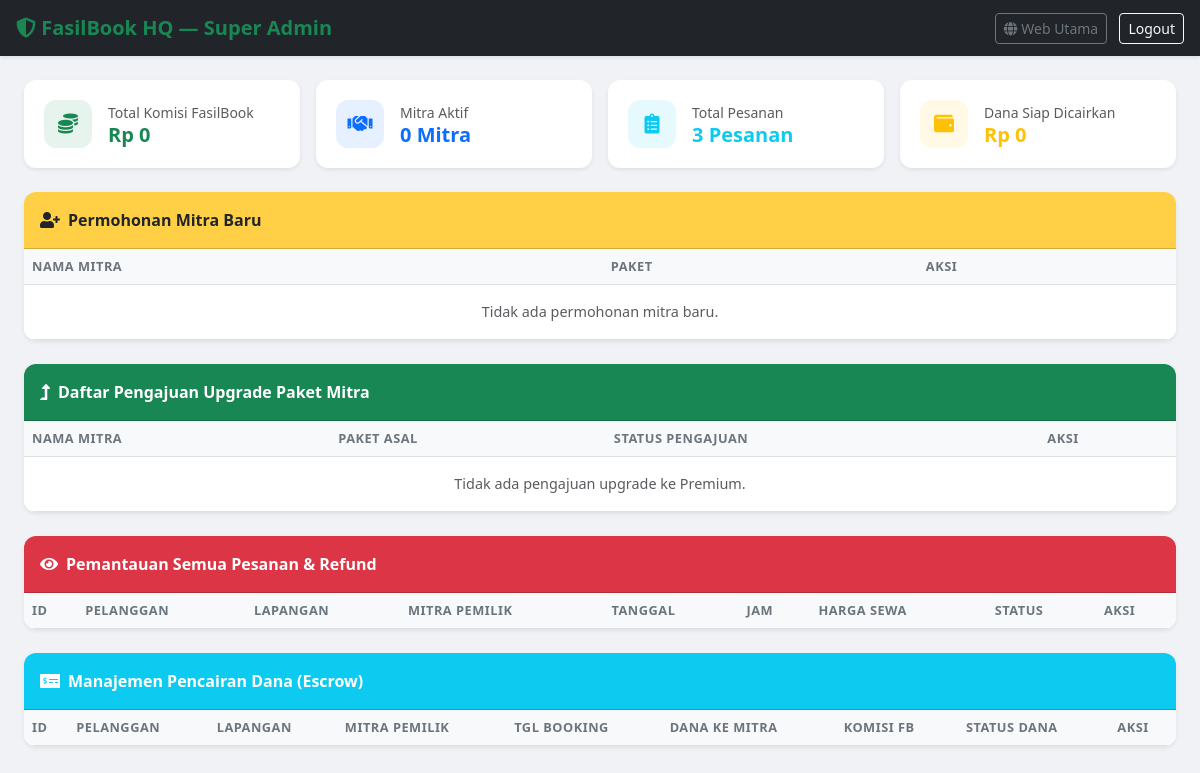
Before: /admin_pusat/dashboard.php (signed in) with the older database file.
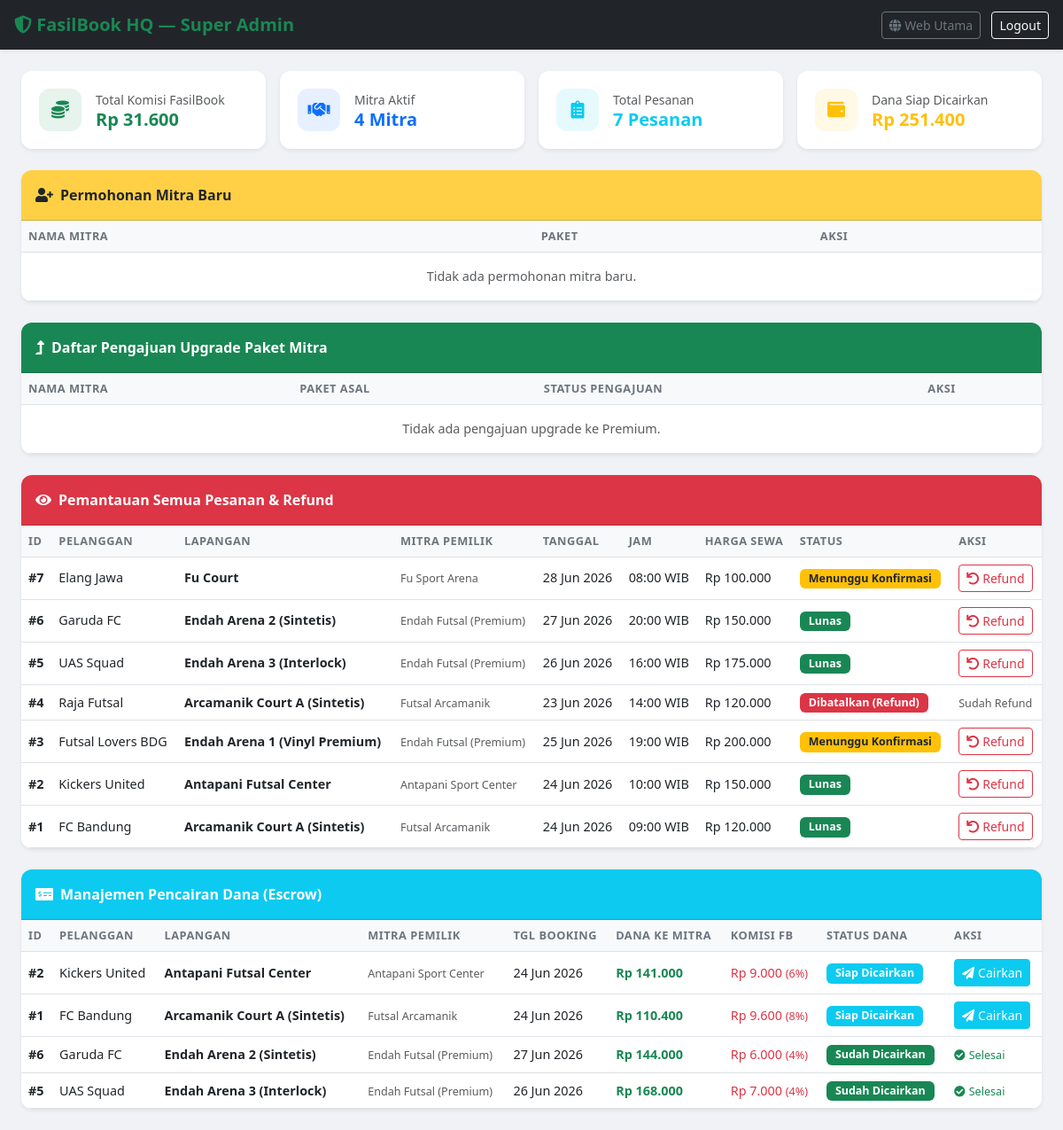
After: the same page with the newer database file.
### tables this page shows
CREATE TABLE `pesanan` (
  `id` int(11) NOT NULL AUTO_INCREMENT,
  `lapangan_id` int(11) NOT NULL,
  `nama_pemesan` varchar(100) NOT NULL,
  `tanggal_booking` date NOT NULL,
  `jam_mulai` time NOT NULL,
  `status_pembayaran` varchar(50) NOT NULL DEFAULT 'Menunggu Konfirmasi',
  `status_dana` varchar(50) NOT NULL DEFAULT 'Ditahan',
  PRIMARY KEY (`id`),
  KEY `lapangan_id` (`lapangan_id`),
  CONSTRAINT `fk_pesanan_lapangan` FOREIGN KEY (`lapangan_id`) REFERENCES `lapangan` (`id`) ON DELETE CASCADE
);

CREATE TABLE `lapangan` (
  `id` int(11) NOT NULL AUTO_INCREMENT,
  `id_mitra` int(11) NOT NULL,
  `nama_lapangan` varchar(100) NOT NULL,
  `lokasi` text NOT NULL,
  `harga_per_jam` int(11) NOT NULL,
  `gambar` varchar(255) NOT NULL,
  PRIMARY KEY (`id`),
  KEY `id_mitra` (`id_mitra`),
  CONSTRAINT `fk_lapangan_mitra` FOREIGN KEY (`id_mitra`) REFERENCES `mitra` (`id`) ON DELETE CASCADE
);

CREATE TABLE `mitra` (
  `id` int(11) NOT NULL AUTO_INCREMENT,
  `nama_mitra` varchar(100) NOT NULL,
  `username` varchar(50) NOT NULL,
  `password` varchar(255) NOT NULL,
  `paket` enum('Starter','Growth','Scale') NOT NULL DEFAULT 'Starter',
  `komisi_persen` int(11) NOT NULL DEFAULT 8,
  `status_akun` varchar(20) NOT NULL DEFAULT 'Aktif',
  PRIMARY KEY (`id`)
);

### admin_pusat/dashboard.php (the view, shortened to what the changed rows need)
<?php
include '../db.php';
$pendapatan = $conn->query("SELECT SUM((l.harga_per_jam * m.komisi_persen) / 100) as total FROM pesanan p JOIN lapangan l ON p.lapangan_id = l.id JOIN mitra m ON l.id_mitra = m.id WHERE p.status_pembayaran = 'Lunas'")->fetch_assoc()['total'] ?? 0;
$total_mitra = $conn->query("SELECT COUNT(id) as total FROM mitra WHERE status_akun = 'Aktif'")->fetch_assoc()['total'];
$total_pesanan = $conn->query("SELECT COUNT(id) as total FROM pesanan")->fetch_assoc()['total'];
$dana_siap_cair = $conn->query("SELECT SUM(l.harga_per_jam - (l.harga_per_jam * m.komisi_persen / 100)) as total FROM pesanan p JOIN lapangan l ON p.lapangan_id = l.id JOIN mitra m ON l.id_mitra = m.id WHERE p.status_dana = 'Siap Dicairkan'")->fetch_assoc()['total'] ?? 0;
?>
<!DOCTYPE html>
<html lang="id">
<head>
    <link href="https://cdn.jsdelivr.net/npm/bootstrap@5.3.0/dist/css/bootstrap.min.css" rel="stylesheet">
    <link href="https://cdnjs.cloudflare.com/ajax/libs/font-awesome/5.10.0/css/all.min.css" rel="stylesheet">
</head>
<body>
    <div class="container-fluid py-4 px-4">
        <div class="row g-3 mb-4">
            <div class="col-md-3">
                <div class="stat-card bg-white shadow-sm">
                    <div class="d-flex align-items-center">
                        <div>
                            <small class="text-muted d-block">Total Komisi FasilBook</small>
                            <h5 class="fw-bold text-success mb-0">Rp <?= number_format($pendapatan,0,',','.') ?></h5>
                        </div>
                    </div>
                </div>
            </div>
            <div class="col-md-3">
                <div class="stat-card bg-white shadow-sm">
                    <div class="d-flex align-items-center">
                        <div>
                            <small class="text-muted d-block">Mitra Aktif</small>
                            <h5 class="fw-bold text-primary mb-0"><?= $total_mitra ?> Mitra</h5>
                        </div>
                    </div>
                </div>
            </div>
            <div class="col-md-3">
                <div class="stat-card bg-white shadow-sm">
                    <div class="d-flex align-items-center">
                        <div>
                            <small class="text-muted d-block">Total Pesanan</small>
                            <h5 class="fw-bold text-info mb-0"><?= $total_pesanan ?> Pesanan</h5>
                        </div>
                    </div>
                </div>
            </div>
            <div class="col-md-3">
                <div class="stat-card bg-white shadow-sm">
                    <div class="d-flex align-items-center">
                        <div>
                            <small class="text-muted d-block">Dana Siap Dicairkan</small>
                            <h5 class="fw-bold text-warning mb-0">Rp <?= number_format($dana_siap_cair,0,',','.') ?></h5>
                        </div>
                    </div>
                </div>
            </div>
        </div>
        <div class="card shadow-sm border-0 mb-4" style="border-radius:12px; overflow:hidden;">
            <div class="table-responsive">
                <table class="table table-hover m-0">
                    <thead class="table-light"><tr><th>Nama Mitra</th><th>Paket</th><th>Aksi</th></tr></thead>
                </table>
            </div>
        </div>
        <div class="card shadow-sm border-0 mb-4" style="border-radius:12px; overflow:hidden;">
            <div class="table-responsive">
                <table class="table table-hover m-0">
                    <thead class="table-light"><tr><th>Nama Mitra</th><th>Paket Asal</th><th>Status Pengajuan</th><th>Aksi</th></tr></thead>
                </table>
            </div>
        </div>
        <div class="card shadow-sm border-0 mb-4" style="border-radius:12px; overflow:hidden;">
            <div class="table-responsive">
                <table class="table table-hover m-0">
                    <thead class="table-light">
                        <tr>
                            <th>ID</th>
                            <th>Pelanggan</th>
                            <th>Lapangan</th>
                            <th>Mitra Pemilik</th>
                            <th>Tanggal</th>
                            <th>Jam</th>
                            <th>Harga Sewa</th>
                            <th>Status</th>
                            <th>Aksi</th>
                        </tr>
                    </thead>
                    <tbody>
                        <?php
                        $all = $conn->query("SELECT p.id, p.nama_pemesan, p.tanggal_booking, p.jam_mulai, p.status_pembayaran,
                                                    l.nama_lapangan, l.harga_per_jam,
                                                    m.nama_mitra
                                             FROM pesanan p
                                             JOIN lapangan l ON p.lapangan_id = l.id
                                             JOIN mitra m ON l.id_mitra = m.id
                                             ORDER BY p.id DESC");
                        while($a = $all->fetch_assoc()) {
                            if ($a['status_pembayaran'] == 'Lunas') {
                                $badge = 'bg-success';
                            } elseif ($a['status_pembayaran'] == 'Menunggu Konfirmasi') {
                                $badge = 'bg-warning text-dark';
                            } else {
                                $badge = 'bg-danger';
                            }
                            echo "<tr>
                                <td class='fw-bold'>#{$a['id']}</td>
                                <td>{$a['nama_pemesan']}</td>
                                <td><span class='fw-semibold'>{$a['nama_lapangan']}</span></td>
                                <td><small class='text-muted'>{$a['nama_mitra']}</small></td>
                                <td>" . date('d M Y', strtotime($a['tanggal_booking'])) . "</td>
                                <td>" . substr($a['jam_mulai'], 0, 5) . " WIB</td>
                                <td>Rp " . number_format($a['harga_per_jam'],0,',','.') . "</td>
                                <td><span class='badge {$badge}'>{$a['status_pembayaran']}</span></td>
                                <td>";
                            if ($a['status_pembayaran'] != 'Dibatalkan (Refund)') {
                                echo "<a href='?refund_pesanan={$a['id']}' class='btn btn-sm btn-outline-danger' onclick=\"return confirm('Yakin refund pesanan #{$a['id']}?')\"><i class='fa fa-undo me-1'></i>Refund</a>";
                            } else {
                                echo "<span class='text-muted small'>Sudah Refund</span>";
                            }
                            echo "</td></tr>";
                        } ?>
                    </tbody>
                </table>
            </div>
        </div>
        <div class="card shadow-sm border-0" style="border-radius:12px; overflow:hidden;">
            <div class="table-responsive">
                <table class="table table-hover m-0">
                    <thead class="table-light">
                        <tr>
                            <th>ID</th>
                            <th>Pelanggan</th>
                            <th>Lapangan</th>
                            <th>Mitra Pemilik</th>
                            <th>Tgl Booking</th>
                            <th>Dana ke Mitra</th>
                            <th>Komisi FB</th>
                            <th>Status Dana</th>
                            <th>Aksi</th>
                        </tr>
                    </thead>
                    <tbody>
                        <?php $q = $conn->query("SELECT p.id, p.nama_pemesan, p.tanggal_booking, p.status_dana,
                                                        l.nama_lapangan, l.harga_per_jam,
                                                        m.nama_mitra, m.komisi_persen
                                                FROM pesanan p
                                                JOIN lapangan l ON p.lapangan_id = l.id
                                                JOIN mitra m ON l.id_mitra = m.id
                                                WHERE p.status_pembayaran = 'Lunas'
                                                ORDER BY
                                                    CASE p.status_dana
                                                        WHEN 'Siap Dicairkan' THEN 1
                                                        WHEN 'Ditahan' THEN 2
                                                        WHEN 'Sudah Dicairkan' THEN 3
                                                    END, p.id DESC");
                        while($d = $q->fetch_assoc()) {
                            $komisi_amount = ($d['harga_per_jam'] * $d['komisi_persen']) / 100;
                            $dana_mitra = $d['harga_per_jam'] - $komisi_amount;
                            if ($d['status_dana'] == 'Siap Dicairkan') {
                                $badge_dana = 'bg-info text-white';
                            } elseif ($d['status_dana'] == 'Sudah Dicairkan') {
                                $badge_dana = 'bg-success';
                            } else {
                                $badge_dana = 'bg-warning text-dark';
                            }
                            echo "<tr>
                                <td class='fw-bold'>#{$d['id']}</td>
                                <td>{$d['nama_pemesan']}</td>
                                <td><span class='fw-semibold'>{$d['nama_lapangan']}</span></td>
                                <td><small class='text-muted'>{$d['nama_mitra']}</small></td>
                                <td>" . date('d M Y', strtotime($d['tanggal_booking'])) . "</td>
                                <td class='fw-bold text-success'>Rp " . number_format($dana_mitra,0,',','.') . "</td>
                                <td class='text-danger'>Rp " . number_format($komisi_amount,0,',','.') . " <small>({$d['komisi_persen']}%)</small></td>
                                <td><span class='badge {$badge_dana}'>{$d['status_dana']}</span></td>
                                <td>";
                            if ($d['status_dana'] == 'Siap Dicairkan') {
                                echo "<a href='?cairkan_dana={$d['id']}' class='btn btn-sm btn-info text-white' onclick=\"return confirm('Cairkan dana ke {$d['nama_mitra']}?')\"><i class='fa fa-paper-plane me-1'></i>Cairkan</a>";
                            } elseif ($d['status_dana'] == 'Sudah Dicairkan') {
                                echo "<span class='text-success small'><i class='fa fa-check-circle me-1'></i>Selesai</span>";
                            } else {
                                echo "<span class='text-muted small'>Menunggu Konfirmasi Mitra</span>";
                            }
                            echo "</td></tr>";
                        } ?>
                    </tbody>
                </table>
            </div>
        </div>
    </div>
</body>
</html>

Changed rows visible on the page:
added pesanan: id "7", nama_pemesan "Elang Jawa", lapangan.nama_lapangan "Fu Court", mitra.nama_mitra "Fu Sport Arena", tanggal_booking "28 Jun 2026", jam_mulai "08:00", lapangan.harga_per_jam "100.000", status_pembayaran "Menunggu Konfirmasi", shown under "Rp 251.400"
added pesanan: id "6", nama_pemesan "Garuda FC", lapangan.nama_lapangan "Endah Arena 2 (Sintetis)", mitra.nama_mitra "Endah Futsal (Premium)", tanggal_booking "27 Jun 2026", jam_mulai "20:00", lapangan.harga_per_jam "150.000", status_pembayaran "Lunas", lapangan.komisi_persen "144.000", lapangan.komisi_persen "6.000", mitra.komisi_persen "4", status_dana "Sudah Dicairkan", shows "Selesai"
added pesanan: id "5", nama_pemesan "UAS Squad", lapangan.nama_lapangan "Endah Arena 3 (Interlock)", mitra.nama_mitra "Endah Futsal (Premium)", tanggal_booking "26 Jun 2026", jam_mulai "16:00", lapangan.harga_per_jam "175.000", status_pembayaran "Lunas", lapangan.komisi_persen "168.000", lapangan.komisi_persen "7.000", mitra.komisi_persen "4", status_dana "Sudah Dicairkan", shows "Selesai"
added pesanan: id "4", nama_pemesan "Raja Futsal", lapangan.nama_lapangan "Arcamanik Court A (Sintetis)", mitra.nama_mitra "Futsal Arcamanik", tanggal_booking "23 Jun 2026", jam_mulai "14:00", lapangan.harga_per_jam "120.000", status_pembayaran "Dibatalkan (Refund)", shows "Sudah Refund", shown under "Rp 251.400"
now on this page (row edited): pesanan: id "3", nama_pemesan "Futsal Lovers BDG", lapangan.nama_lapangan "Endah Arena 1 (Vinyl Premium)", mitra.nama_mitra "Endah Futsal (Premium)", tanggal_booking "25 Jun 2026", jam_mulai "19:00", lapangan.harga_per_jam "200.000", status_pembayaran "Menunggu Konfirmasi", shown under "Rp 251.400"
now on this page (row edited): pesanan: id "2", nama_pemesan "Kickers United", lapangan.nama_lapangan "Antapani Futsal Center", mitra.nama_mitra "Antapani Sport Center", tanggal_booking "24 Jun 2026", jam_mulai "10:00", lapangan.harga_per_jam "150.000", status_pembayaran "Lunas", lapangan.komisi_persen "141.000", lapangan.komisi_persen "9.000", mitra.komisi_persen "6", status_dana "Siap Dicairkan"
now on this page (row edited): pesanan: id "1", nama_pemesan "FC Bandung", lapangan.nama_lapangan "Arcamanik Court A (Sintetis)", mitra.nama_mitra "Futsal Arcamanik", tanggal_booking "24 Jun 2026", jam_mulai "09:00", lapangan.harga_per_jam "120.000", status_pembayaran "Lunas", lapangan.komisi_persen "110.400", lapangan.komisi_persen "9.600", mitra.komisi_persen "8", status_dana "Siap Dicairkan"
Other visible differences:
$pendapatan: "0" → "31.600"
$total_mitra: "0" → "4"
$total_pesanan: "3" → "7"
$dana_siap_cair: "0" → "251.400"
